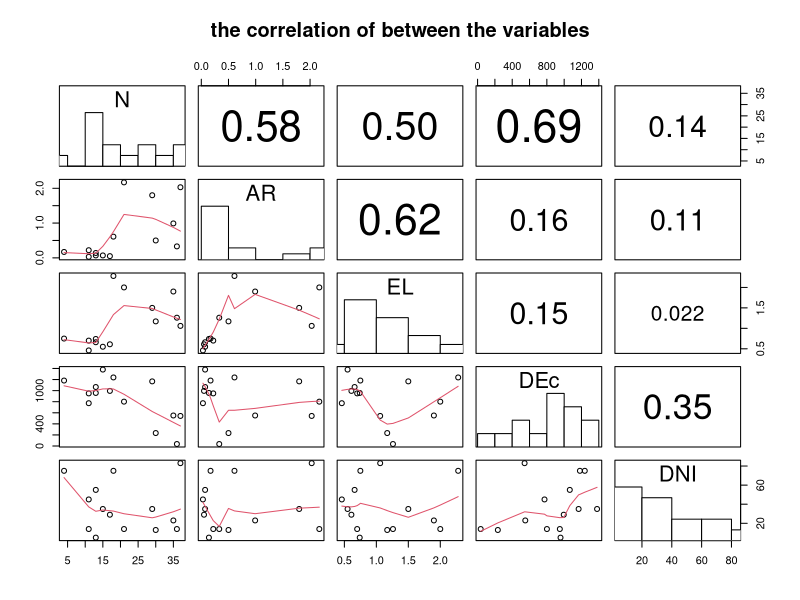
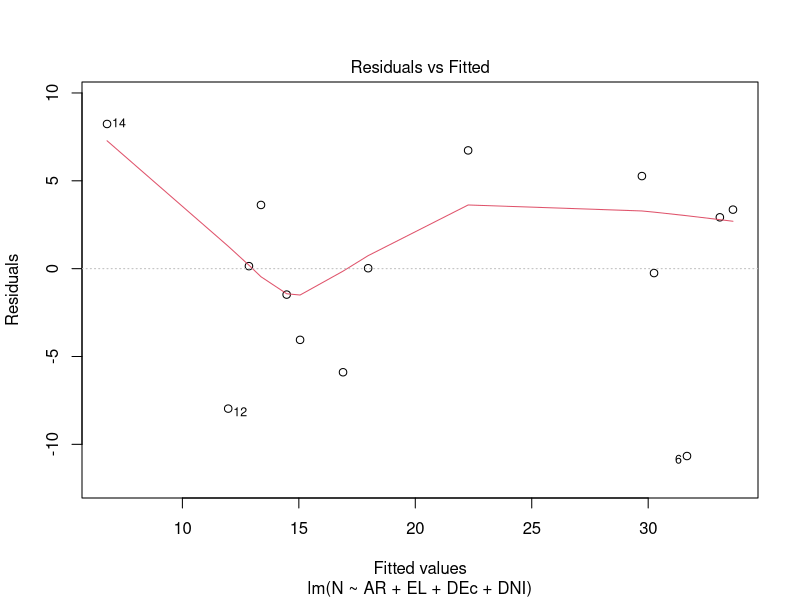
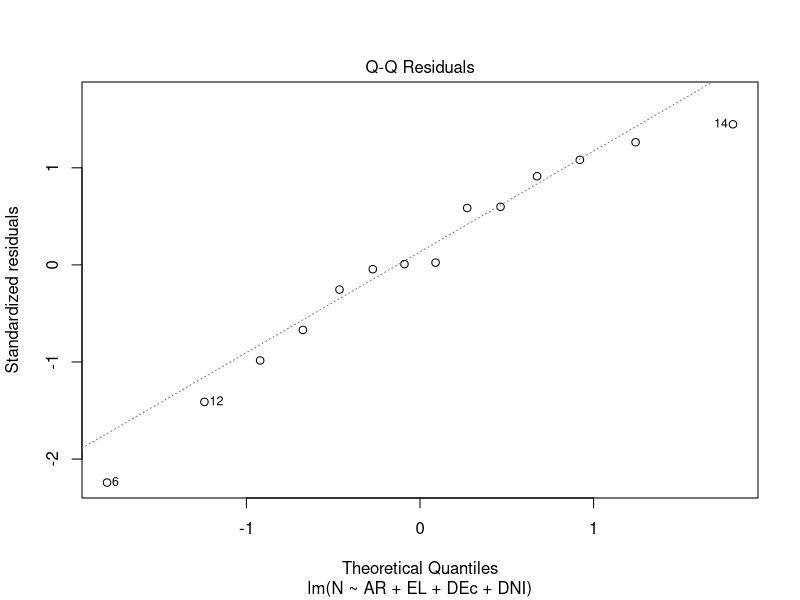
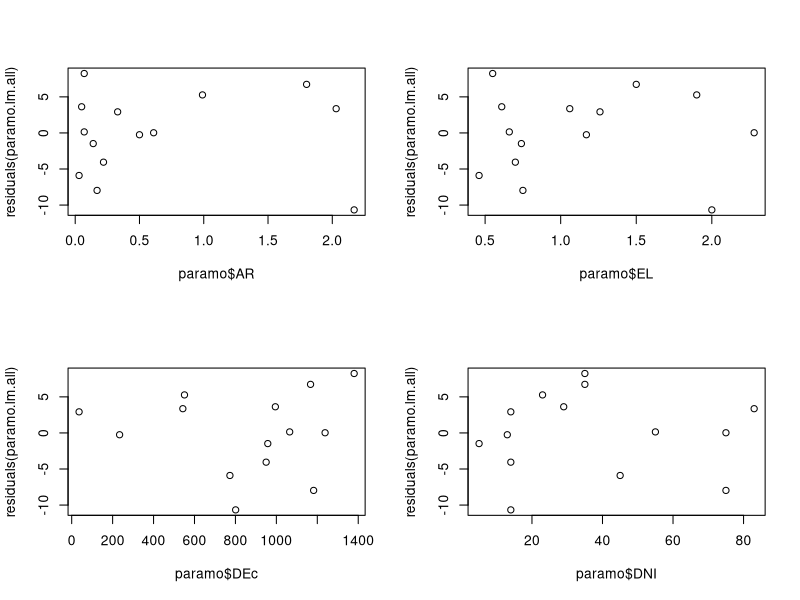
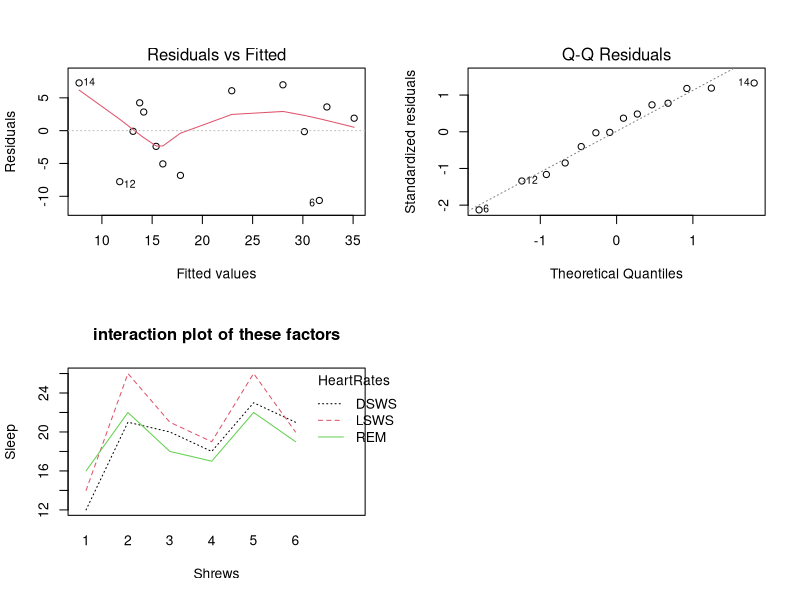
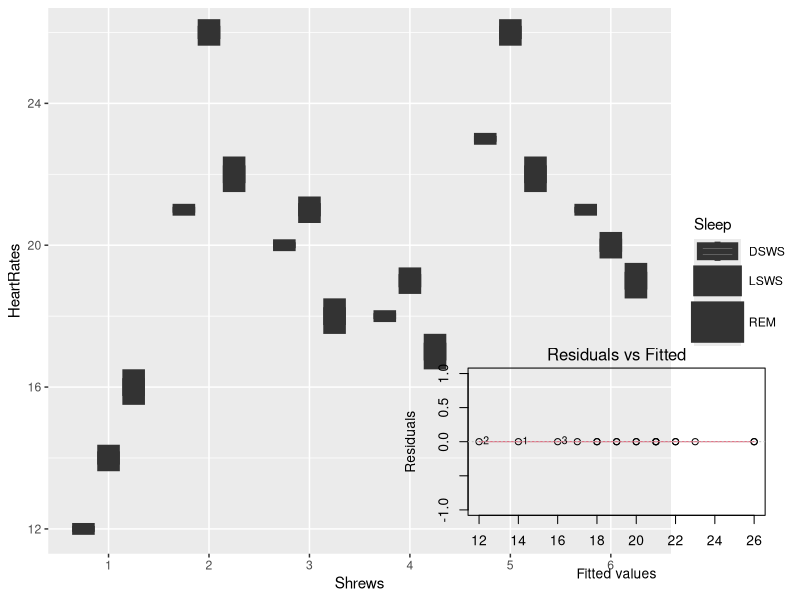
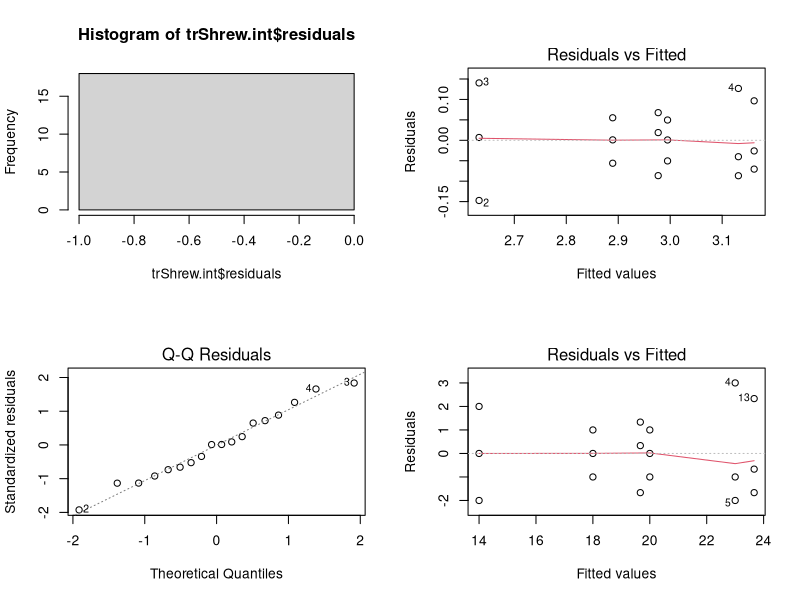
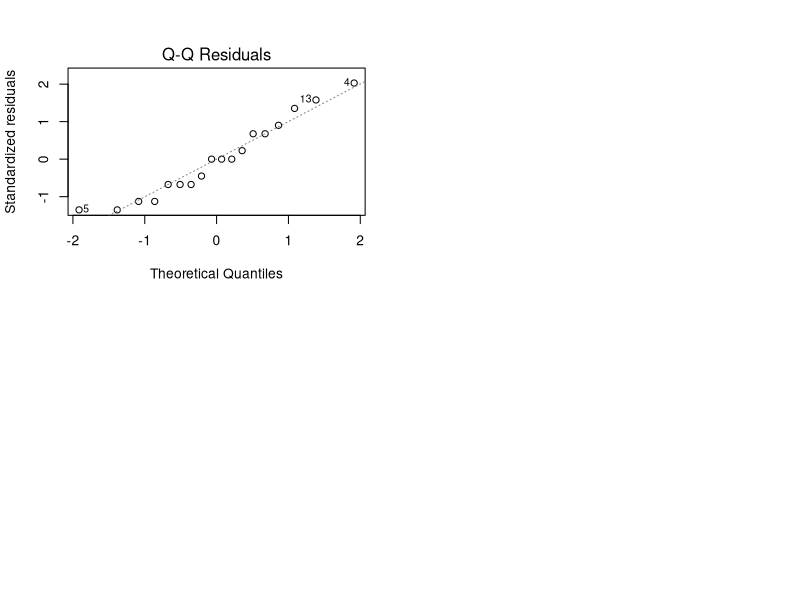

The R source for these figures, in order:
## ---- chunk 1
knitr::opts_chunk$set(echo = TRUE)
## ---- chunk 2
library(ggplot2)
paramo <- read.table('data/paramo.dat',header=T)
print(dim(paramo))
tail(paramo,3)
## ---- chunk 3
### scatter with correlation matrix and fit lines 
panel.cor <- function(x, y, digits = 2, prefix = "", cex.cor, ...) {
  usr <- par("usr")
  on.exit(par(usr))
  par(usr = c(0, 1, 0, 1))
  r <- abs(cor(x, y, use = "complete.obs"))
  txt <- format(c(r, 0.123456789), digits = digits)[1]
  txt <- paste(prefix, txt, sep = "")
  if (missing(cex.cor)) cex.cor <- 0.8/strwidth(txt)
  text(0.5, 0.5, txt, cex =  cex.cor * (1 + r) / 2)
}
panel.hist <- function(x, ...) {
  usr <- par("usr")
  on.exit(par(usr))
  par(usr = c(usr[1:2], 0, 1.5) )
  h <- hist(x, plot = FALSE)
  breaks <- h$breaks
  nB <- length(breaks)
  y <- h$counts
  y <- y/max(y)
  rect(breaks[-nB], 0, breaks[-1], y, col = "white", ...)
}
panel.lm <- function (x, y, col = par("col"), bg = NA, pch = par("pch"),
                      cex = 1, col.smooth = "black", ...) {
  points(x, y, pch = pch, col = col, bg = bg, cex = cex)
  abline(stats::lm(y ~ x),  col = col.smooth, ...)
}
panel.lm <- function (x, y, col = par("col"), bg = NA, pch = par("pch"),
                      cex = 1, col.smooth = "black", ...) {
  points(x, y, pch = pch, col = col, bg = bg, cex = cex)
  abline(stats::lm(y ~ x),  col = col.smooth, ...)
}
## ---- chunk 4
pairs(paramo[1:5],
      upper.panel = panel.cor, # show correlation ratio
      diag.panel  = panel.hist, , # show histogram
      lower.panel = panel.smooth, # show the line 
      main = "the correlation of between the variables"
      # pch = "."
      )
## ---- chunk 5
paramo.aov = anova(lm(N ~ AR + EL + DEc + DNI , data = paramo))
paramo.aov
## ---- chunk 6
paramo.lm.all = lm(N ~ AR + EL + DEc + DNI , data = paramo)
fstatis = summary(paramo.lm.all)$fstatistic[1] ; fstatis
summary(paramo.lm.all)
## ---- chunk 7
n = nrow(paramo) ; k  = ncol(paramo) 
df1 = k - 1; df2 = n - k
Full_RegSS  = sum(paramo.aov[["Mean Sq"]][1:4])
Reg_MS = Full_RegSS/4   
Res_MS = paramo.aov[["Mean Sq"]][5]
F_obs = Reg_MS/ Res_MS ; F_obs
## ---- chunk 8
pf(F_obs, df1, df2, lower.tail = FALSE)
## ---- chunk 9
plot(paramo.lm.all, which = 1:2)
# Change line color and fill color
#create histogram of residuals
# ggplot(data = paramo, aes(x = paramo.lm.all$residuals)) +
#     geom_histogram(bins = 10,fill = 'steelblue', color = 'black') +
#     labs(title = 'Histogram of Residuals', x = 'Residuals', y = 'Frequency')
## ---- chunk 10
# plot(resid(paramo.lm.all) ~  AR + EL + DEc + DNI, data= paramo)
par(mfrow = c(2, 2))
plot(paramo$AR, residuals(paramo.lm.all))
plot(paramo$EL, residuals(paramo.lm.all))
plot(paramo$DEc, residuals(paramo.lm.all))
plot(paramo$DNI, residuals(paramo.lm.all))
## ---- chunk 11
total_SumSQ = sum(paramo.aov[["Sum Sq"]][1:5])
SQ_reg = paramo.aov[["Sum Sq"]][5] 
round((total_SumSQ - SQ_reg)/total_SumSQ,4)
## ---- chunk 12
para.lm.2 = lm(formula = N ~ AR + EL + DEc , data = paramo)
summary(para.lm.2)
## ---- chunk 13
para.lm.3 = lm(formula = N ~ AR  + DEc , data = paramo)
summary(para.lm.3)
plot(para.lm.3, which = 1:2)
## ---- chunk 14
para.anova.3 = anova(lm(formula = N ~ AR  + DEc , data = paramo))
R_2_model3 = (sum(para.anova.3$`Sum Sq`[1:3]) - para.anova.3$`Sum Sq`[3] ) / sum(para.anova.3$`Sum Sq`[1:3])
p = 3; n= 14
AdjR_2_model3= R_2_model3 - (1-R_2_model3)* (p-1)/(n-p) ; AdjR_2_model3
## ---- chunk 15
coef_AR = summary(para.lm.3)$coeff[2] ; 
se_AR = summary(para.lm.3)$coef[5] ; 
alpha = 0.05; t_table = qt(1- alpha/2,11) ; 
c(coef_AR - t_table*se_AR,coef_AR + t_table*se_AR)
## ---- chunk 16
trShrew = read.table('data/TreeShrews.dat',header=T)
trShrew$Shrews = as.factor(trShrew$Shrews)
head(trShrew,3)
## ---- chunk 17
table(trShrew[, c("Shrews", "Sleep")])
## ---- chunk 18
# Preliminary Investigation
with(trShrew, interaction.plot(Shrews, Sleep, HeartRates,
trace.label = "HeartRates",xlab = "Shrews", ylab = "Sleep",main = "interaction plot of these factors",col = 1:3,fixed = T))
## ---- chunk 19
ggplot(data = trShrew, aes(x = Shrews,
                             y = HeartRates,
                           shape=Sleep,
                             size = Sleep,
                            main = "boxplot of these factors"
                           )) +
geom_boxplot()
## ---- chunk 20
trShrew.int = lm(HeartRates ~ Shrews * Sleep, data = trShrew)
anova(trShrew.int)
plot(trShrew.int, which = 1)
hist(trShrew.int$residuals)
## ---- chunk 21
trShrew.int.2 = update(trShrew.int, . ~ . - Shrews:Sleep)
anova(trShrew.int.2)
# Order doesn’t matter in Linear regression framework
trShrew.int.3 = update(trShrew.int.2, . ~ . - Sleep)
anova(trShrew.int.3)
## ---- chunk 22
trShrew.int.log = lm(log(HeartRates) ~ Shrews, data = trShrew)
drop1(trShrew.int.log, test = "F")
## ---- chunk 23
anova(trShrew.int.log)
## ---- chunk 24
summary(trShrew.int.log)
## ---- chunk 25
plot(trShrew.int.log, which = 1:2)
## ---- chunk 26
plot(trShrew.int.3, which = 1:2)
